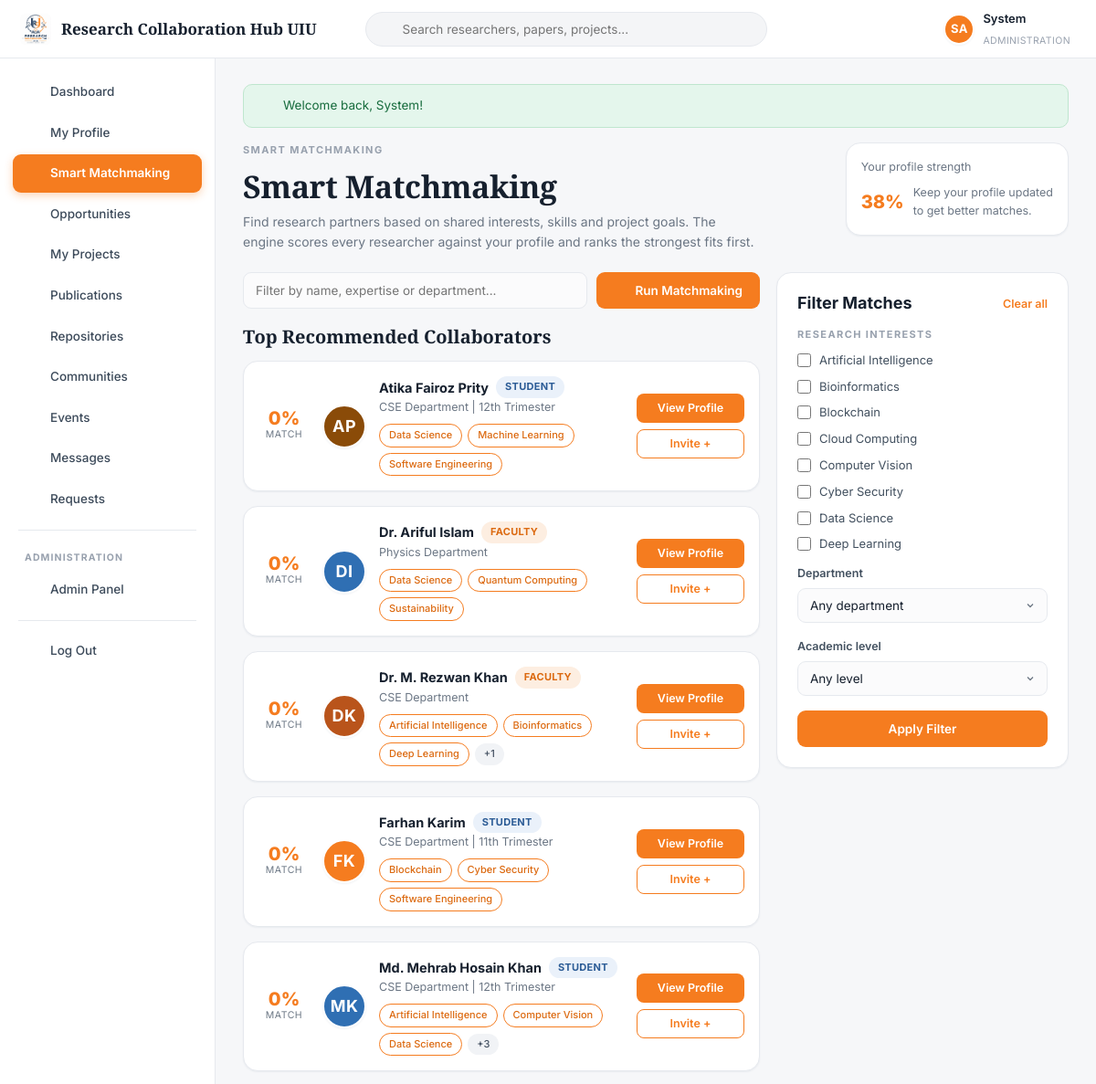
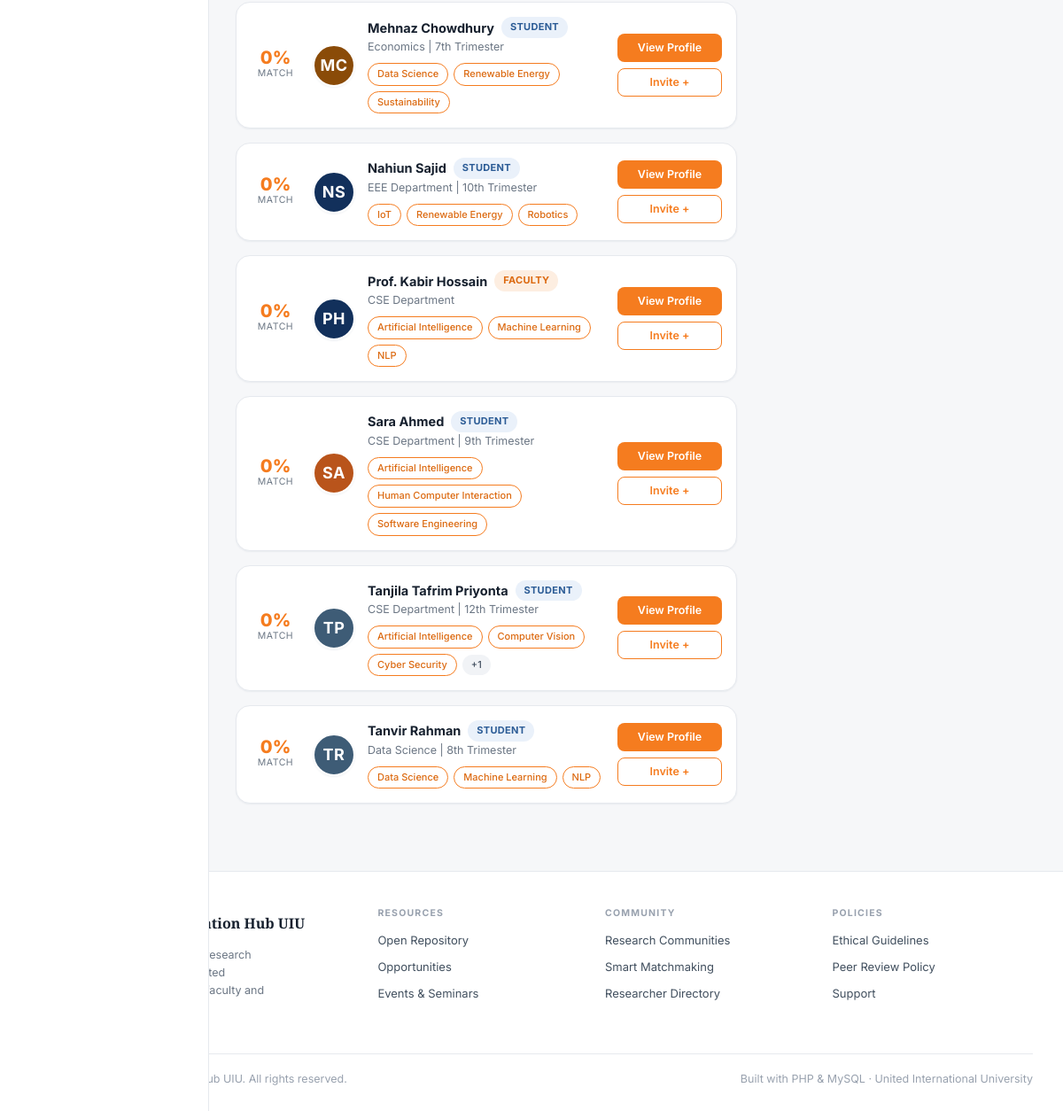
Screenshot of /matchmaking.php (signed in) with the database file from the repository (2 pictures, top to bottom).
### tables this page shows
CREATE TABLE `users` (
  `id`                INT AUTO_INCREMENT PRIMARY KEY,
  `first_name`        VARCHAR(60)  NOT NULL,
  `last_name`         VARCHAR(60)  NOT NULL,
  `email`             VARCHAR(150) NOT NULL UNIQUE,
  `password`          VARCHAR(255) NOT NULL,
  `role`              ENUM('student','faculty','admin') NOT NULL DEFAULT 'student',
  `researcher_type`   ENUM('student_academic','corporate','gov_ngo','medical','non_researcher') DEFAULT 'student_academic',
  `department`        VARCHAR(100) DEFAULT NULL,
  `university`        VARCHAR(150) DEFAULT 'United International University',
  `designation`       VARCHAR(120) DEFAULT NULL,
  `trimester`         VARCHAR(30)  DEFAULT NULL,
  `student_id`        VARCHAR(30)  DEFAULT NULL,
  `cgpa`              DECIMAL(3,2) DEFAULT NULL,
  `bio`               TEXT         DEFAULT NULL,
  `avatar`            VARCHAR(255) DEFAULT NULL,
  `cover`             VARCHAR(255) DEFAULT NULL,
  `phone`             VARCHAR(40)  DEFAULT NULL,
  `city`              VARCHAR(80)  DEFAULT 'Dhaka',
  `linkedin`          VARCHAR(200) DEFAULT NULL,
  `orcid`             VARCHAR(60)  DEFAULT NULL,
  `website`           VARCHAR(200) DEFAULT NULL,
  `availability`      VARCHAR(60)  DEFAULT NULL,
  `preferred_team`    VARCHAR(40)  DEFAULT NULL,
  `open_to_collab`    TINYINT(1)   NOT NULL DEFAULT 1,
  `status`            ENUM('active','suspended') NOT NULL DEFAULT 'active',
  `created_at`        DATETIME     NOT NULL DEFAULT CURRENT_TIMESTAMP
);

CREATE TABLE `interests` (
  `id`   INT AUTO_INCREMENT PRIMARY KEY,
  `name` VARCHAR(80) NOT NULL UNIQUE
);

### config/database.php (called while the page is built)
<?php
function db(): PDO
{
    static $pdo = null;
    if ($pdo instanceof PDO) {
        return $pdo;
    }
    $dsn = 'mysql:host=' . DB_HOST . ';dbname=' . DB_NAME . ';charset=' . DB_CHARSET;
    try {
        $pdo = new PDO($dsn, DB_USER, DB_PASS, [
            PDO::ATTR_ERRMODE            => PDO::ERRMODE_EXCEPTION,
            PDO::ATTR_DEFAULT_FETCH_MODE => PDO::FETCH_ASSOC,
            PDO::ATTR_EMULATE_PREPARES   => false,
        ]);
    } catch (PDOException $e) {
        die(
            '<div style="font-family:system-ui;max-width:640px;margin:80px auto;padding:28px;'
          . 'border:1px solid #e3e6ea;border-radius:12px;background:#fff">'
          . '<h2 style="color:#12305B;margin:0 0 10px">Database connection failed</h2>'
          . '<p style="color:#5b6472;line-height:1.6">PHP could not reach MySQL. Check that:</p>'
          . '<ol style="color:#5b6472;line-height:1.8">'
          . '<li><strong>Apache</strong> and <strong>MySQL</strong> are both running in the XAMPP Control Panel.</li>'
          . '<li>You imported <code>database/rch_uiu.sql</code> in phpMyAdmin.</li>'
          . '<li>The credentials in <code>config/config.php</code> match your MySQL setup.</li>'
          . '</ol>'
          . '<p style="color:#98a1ae;font-size:13px">MySQL says: ' . htmlspecialchars($e->getMessage()) . '</p>'
          . '</div>'
        );
    }
    return $pdo;
}
function q(string $sql, array $params = []): PDOStatement
{
    $stmt = db()->prepare($sql);
    $stmt->execute($params);
    return $stmt;
}
function fetchOne(string $sql, array $params = []): ?array
{
    $row = q($sql, $params)->fetch();
    return $row === false ? null : $row;
}
function fetchAll(string $sql, array $params = []): array
{
    return q($sql, $params)->fetchAll();
}
function fetchValue(string $sql, array $params = [], $default = 0)
{
    $val = q($sql, $params)->fetchColumn();
    return $val === false ? $default : $val;
}

### matchmaking.php (the view, shortened to what this page needs)
<?php
$me  = currentUser();
$uid = (int)$me['id'];
$keyword    = (string)input('q');
$filterInts = array_map('intval', (array)($_GET['interests'] ?? []));
$sql    = 'SELECT u.* FROM users u WHERE u.id <> ? AND u.status = "active" AND u.role <> "admin"';
$params = [$uid];
$sql .= ' ORDER BY u.first_name LIMIT 60';
$people = fetchAll($sql, $params);
usort($people, fn($a, $b) => $b['score'] <=> $a['score']);
$myScore     = profileCompletion($me);
require_once ROOT_PATH . '/includes/header.php';
?>
<div class="page-head">
  <div>
    <div class="eyebrow eyebrow-muted">Smart Matchmaking</div>
    <h1>Smart Matchmaking</h1>
    <p class="sub">Find research partners based on shared interests, skills and project goals. The engine scores
      every researcher against your profile and ranks the strongest fits first.</p>
  </div>
  <div class="card card-tight" style="min-width:220px">
    <p class="muted-sm mb-1">Your profile strength</p>
    <div class="flex">
      <span class="match-pct"><?= $myScore ?>%</span>
      <span class="muted-sm">Keep your profile updated<br>to get better matches.</span>
    </div>
  </div>
</div>
<div class="layout-main-side">
  <div>
    <form class="filterbar" method="get">
      <input class="grow" type="search" name="q" value="<?= e($keyword) ?>"
             placeholder="Filter by name, expertise or department...">
      <button class="btn btn-primary" type="submit"><?= icon('sparkle', 15) ?> Run Matchmaking</button>
    </form>
    <h2 class="section-title">Top Recommended Collaborators</h2>
    <?php if (!$people): ?>
      <div class="empty"><h3>No researchers matched</h3><p>Try widening your filters.</p></div>
    <?php else: foreach ($people as $p): ?>
      <div class="card card-tight mb-2">
        <div class="flex flex-wrap" style="gap:14px">
          <div class="text-center" style="min-width:56px">
            <div class="match-pct"><?= (int)$p['score'] ?>%</div>
            <div class="match-label">Match</div>
          </div>
          <?= avatar($p, 48) ?>
          <div class="flex-1">
            <div class="flex" style="gap:8px">
              <strong style="font-size:14.5px"><?= e(fullName($p)) ?></strong>
              <?= roleBadge($p['role']) ?>
            </div>
            <p class="muted-sm mb-1"><?= e($p['department']) ?><?= $p['trimester'] ? ' | ' . e($p['trimester']) : '' ?></p>
            <div class="flex flex-wrap" style="gap:6px">
              <?php $ints = array_slice(userInterestNames((int)$p['id']), 0, 3);
                    $more = count(userInterestNames((int)$p['id'])) - count($ints);
                    foreach ($ints as $i): ?>
                <span class="chip chip-outline" style="font-size:11px;padding:3px 10px"><?= e($i) ?></span>
              <?php endforeach; if ($more > 0): ?>
                <span class="chip" style="font-size:11px;padding:3px 10px">+<?= $more ?></span>
              <?php endif; ?>
            </div>
          </div>
          <div class="flex-col" style="gap:7px;min-width:118px">
            <a class="btn btn-primary btn-sm" href="<?= url('profile.php?id=' . (int)$p['id']) ?>">View Profile</a>
            <a class="btn btn-orange-outline btn-sm" href="<?= url('messages.php?to=' . (int)$p['id']) ?>">Invite +</a>
          </div>
        </div>
      </div>
    <?php endforeach; endif; ?>
  </div>
  <form class="card" method="get">
    <div class="card-head">
      <h3 style="margin:0">Filter Matches</h3>
      <a class="card-link" href="<?= url('matchmaking.php') ?>">Clear all</a>
    </div>
    <h5 class="eyebrow eyebrow-muted">Research Interests</h5>
    <div style="max-height:220px;overflow-y:auto;margin-bottom:14px">
      <?php foreach (allInterests() as $i): ?>
        <label class="check">
          <input type="checkbox" name="interests[]" value="<?= (int)$i['id'] ?>"
                 <?= in_array((int)$i['id'], $filterInts, true) ? 'checked' : '' ?>>
          <span><?= e($i['name']) ?></span>
        </label>
      <?php endforeach; ?>
    </div>
    <div class="form-group">
      <label for="department">Department</label>
      <select id="department" name="department">
        <option value="">Any department</option>
      </select>
    </div>
    <div class="form-group">
      <label for="role">Academic level</label>
      <select id="role" name="role">
        <option value="">Any level</option>
      </select>
    </div>
    <button class="btn btn-primary btn-block" type="submit">Apply Filter</button>
  </form>
</div>
<?php require_once ROOT_PATH . '/includes/footer.php'; ?>

### includes/header.php (shortened to what this page needs)
<?php
require_once ROOT_PATH . '/includes/icons.php';
$layout    = $layout    ?? (isLoggedIn() ? 'app' : 'public');
$me        = currentUser();
?>
<!DOCTYPE html>
<html lang="en">
<head>
<link rel="stylesheet" href="<?= url('assets/css/style.css') ?>">
</head>
<body class="layout-<?= e($layout) ?>">
<?php if ($layout === 'app'): ?>
<header class="topbar">
  <a class="brand" href="<?= url('dashboard.php') ?>">
    <img src="<?= url('assets/img/logo.jpg') ?>" alt="Logo">
    <span class="brand-name"><?= e(SITE_NAME) ?></span>
  </a>
  <form class="topsearch" action="<?= url('search.php') ?>" method="get" role="search">
    <span class="ico"><?= icon('search', 16) ?></span>
    <input type="search" name="q" placeholder="Search researchers, papers, projects..."
           value="<?= e($_GET['q'] ?? '') ?>">
  </form>
  <div class="topactions">
    <a class="icon-btn" href="<?= url('notifications.php') ?>" title="Notifications">
      <?= icon('bell', 19) ?>
    </a>
    <a class="icon-btn" href="<?= url('messages.php') ?>" title="Messages">
      <?= icon('mail', 19) ?>
    </a>
    <a class="topuser" href="<?= url('profile.php') ?>">
      <?= avatar($me, 34) ?>
      <span>
        <span class="nm"><?= e($me['first_name']) ?></span><br>
        <span class="rl"><?= e($me['department'] ?: ucfirst($me['role'])) ?></span>
      </span>
    </a>
  </div>
</header>
<div class="app">
  <nav class="sidebar" id="sidebar">
    <a href="<?= url('dashboard.php') ?>"     class="<?= isActive('dashboard.php') ? 'active' : '' ?>"><?= icon('dashboard') ?> Dashboard</a>
    <a href="<?= url('profile.php') ?>"       class="<?= isActive('profile.php') || isActive('profile_edit.php') ? 'active' : '' ?>"><?= icon('user') ?> My Profile</a>
    <a href="<?= url('matchmaking.php') ?>"   class="<?= isActive('matchmaking.php') ? 'active' : '' ?>"><?= icon('sparkle') ?> Smart Matchmaking</a>
    <a href="<?= url('opportunities.php') ?>" class="<?= isActive('opportunities.php') || isActive('opportunity.php') ? 'active' : '' ?>"><?= icon('bulb') ?> Opportunities</a>
    <a href="<?= url('projects.php') ?>"      class="<?= isActive('projects.php') || isActive('project.php') || isActive('project_form.php') ? 'active' : '' ?>"><?= icon('folder') ?> My Projects</a>
    <a href="<?= url('publications.php') ?>"  class="<?= isActive('publications.php') || isActive('publication.php') ? 'active' : '' ?>"><?= icon('file') ?> Publications</a>
    <a href="<?= url('repository.php') ?>"    class="<?= isActive('repository.php') ? 'active' : '' ?>"><?= icon('layers') ?> Repositories</a>
    <a href="<?= url('communities.php') ?>"   class="<?= isActive('communities.php') || isActive('community.php') || isActive('post.php') ? 'active' : '' ?>"><?= icon('users') ?> Communities</a>
    <a href="<?= url('events.php') ?>"        class="<?= isActive('events.php') ? 'active' : '' ?>"><?= icon('calendar') ?> Events</a>
    <a href="<?= url('messages.php') ?>"      class="<?= isActive('messages.php') ? 'active' : '' ?>">
      <?= icon('mail') ?> Messages
    </a>
    <a href="<?= url('requests.php') ?>"      class="<?= isActive('requests.php') ? 'active' : '' ?>"><?= icon('user-plus') ?> Requests</a>
    <?php if ($me['role'] === 'admin'): ?>
      <div class="sidebar-sep"></div>
      <div class="sidebar-label">Administration</div>
      <a href="<?= url('admin/index.php') ?>"><?= icon('shield') ?> Admin Panel</a>
    <?php endif; ?>
    <div class="sidebar-sep"></div>
    <a href="<?= url('logout.php') ?>"><?= icon('logout') ?> Log Out</a>
  </nav>
  <main class="app-main">
    <?php foreach (getFlashes() as $f): ?>
      <div class="alert alert-<?= e($f['type']) ?>"><?= icon($f['type'] === 'success' ? 'check-circle' : 'help', 17) ?><span><?= e($f['message']) ?></span></div>
    <?php endforeach; ?>
<?php endif; ?>

### includes/functions.php (shortened to what this page needs)
<?php
function e($value): string
{
    return htmlspecialchars((string)$value, ENT_QUOTES, 'UTF-8');
}
function url(string $path = ''): string
{
    return BASE_URL . ltrim($path, '/');
}
function getFlashes(): array
{
    $f = $_SESSION['flash'] ?? [];
    return $f;
}
function isLoggedIn(): bool
{
    return !empty($_SESSION['user_id']);
}
function currentUser(): ?array
{
    static $user = null;
    static $loaded = false;
    if ($loaded) { return $user; }
    $loaded = true;
    $user = fetchOne('SELECT * FROM users WHERE id = ? AND status = "active"', [$_SESSION['user_id']]);
    return $user;
}
function fullName(array $user): string
{
    return trim($user['first_name'] . ' ' . $user['last_name']);
}
function initials(array $user): string
{
    return strtoupper(substr($user['first_name'], 0, 1) . substr($user['last_name'], 0, 1));
}
function avatarUrl(?array $user): string
{
    return '';
}
function avatar(?array $user, int $size = 40, string $extraClass = ''): string
{
    $src = avatarUrl($user);
    $style = 'width:' . $size . 'px;height:' . $size . 'px;';
    $palette = ['#12305B', '#F57C1F', '#2F6FB3', '#B9541B', '#3E5C76', '#8A4B08'];
    $bg      = $palette[((int)$user['id']) % count($palette)];
    $font    = max(10, (int)round($size * 0.38));
    return '<span class="avatar avatar-initials ' . e($extraClass) . '" style="' . $style
         . 'background:' . $bg . ';font-size:' . $font . 'px" title="' . e(fullName($user)) . '">'
         . e(initials($user)) . '</span>';
}
function roleBadge(string $role): string
{
    $map = ['student' => 'Student', 'faculty' => 'Faculty', 'admin' => 'Admin'];
    return '<span class="badge badge-' . e($role) . '">' . e($map[$role] ?? $role) . '</span>';
}
function allInterests(): array
{
    static $cache = null;
    if ($cache === null) { $cache = fetchAll('SELECT * FROM interests ORDER BY name'); }
    return $cache;
}
function userInterestIds(int $uid): array
{
    return array_map('intval', array_column(
        fetchAll('SELECT interest_id FROM user_interests WHERE user_id = ?', [$uid]), 'interest_id'));
}
function userInterestNames(int $uid): array
{
    return array_column(fetchAll(
        'SELECT i.name FROM interests i
         JOIN user_interests ui ON ui.interest_id = i.id
         WHERE ui.user_id = ? ORDER BY i.name', [$uid]), 'name');
}
function profileCompletion(array $u): int
{
    $checks = [
        !empty($u['bio']),
        !empty($u['department']),
        !empty($u['phone']),
        !empty($u['avatar']),
        !empty($u['linkedin']),
        !empty($u['availability']),
        count(userInterestIds((int)$u['id'])) >= 3,
        fetchValue('SELECT COUNT(*) FROM user_skills WHERE user_id = ?', [$u['id']]) >= 2,
    ];
    $done = count(array_filter($checks));
    return (int)round($done / count($checks) * 100);
}
function input(string $key, $default = '')
{
    $v = $_POST[$key] ?? $_GET[$key] ?? $default;
    return is_string($v) ? trim($v) : $v;
}
function isActive(string $page): bool
{
    return basename($_SERVER['PHP_SELF']) === $page;
}

### rows the page displays
users: initials($user) "SA", first_name "System", department "ADMINISTRATION"
users: score "0", initials($user) "AP", fullName($p) "Atika Fairoz Prity", role "STUDENT", department "CSE Department", trimester "12th Trimester", i "Data Science", i "Machine Learning", i "Software Engineering"
users: score "0", initials($user) "DI", fullName($p) "Dr. Ariful Islam", role "FACULTY", department "Physics Department", i "Data Science", i "Quantum Computing", i "Sustainability"
users: score "0", initials($user) "DK", fullName($p) "Dr. M. Rezwan Khan", role "FACULTY", department "CSE Department", i "Artificial Intelligence", i "Bioinformatics", i "Deep Learning", more "1"
users: score "0", initials($user) "FK", fullName($p) "Farhan Karim", role "STUDENT", department "CSE Department", trimester "11th Trimester", i "Blockchain", i "Cyber Security", i "Software Engineering"
users: score "0", initials($user) "MK", fullName($p) "Md. Mehrab Hosain Khan", role "STUDENT", department "CSE Department", trimester "12th Trimester", i "Artificial Intelligence", i "Computer Vision", i "Data Science", more "3"
users: score "0", initials($user) "MC", fullName($p) "Mehnaz Chowdhury", role "STUDENT", department "Economics", trimester "7th Trimester", i "Data Science", i "Renewable Energy", i "Sustainability"
users: score "0", initials($user) "NS", fullName($p) "Nahiun Sajid", role "STUDENT", department "EEE Department", trimester "10th Trimester", i "IoT", i "Renewable Energy", i "Robotics"
users: score "0", initials($user) "PH", fullName($p) "Prof. Kabir Hossain", role "FACULTY", department "CSE Department", i "Artificial Intelligence", i "Machine Learning", i "NLP"
users: score "0", initials($user) "SA", fullName($p) "Sara Ahmed", role "STUDENT", department "CSE Department", trimester "9th Trimester", i "Artificial Intelligence", i "Human Computer Interaction", i "Software Engineering"
users: score "0", initials($user) "TP", fullName($p) "Tanjila Tafrim Priyonta", role "STUDENT", department "CSE Department", trimester "12th Trimester", i "Artificial Intelligence", i "Computer Vision", i "Cyber Security", more "1"
users: score "0", initials($user) "TR", fullName($p) "Tanvir Rahman", role "STUDENT", department "Data Science", trimester "8th Trimester", i "Data Science", i "Machine Learning", i "NLP"
interests: name "Artificial Intelligence"
interests: name "Bioinformatics"
interests: name "Blockchain"
interests: name "Cloud Computing"
interests: name "Computer Vision"
interests: name "Cyber Security"
interests: name "Data Science"
interests: name "Deep Learning"

### other values shown
SITE_NAME "Research Collaboration Hub UIU"
$f['message'] "Welcome back, System!"
$myScore "38"
